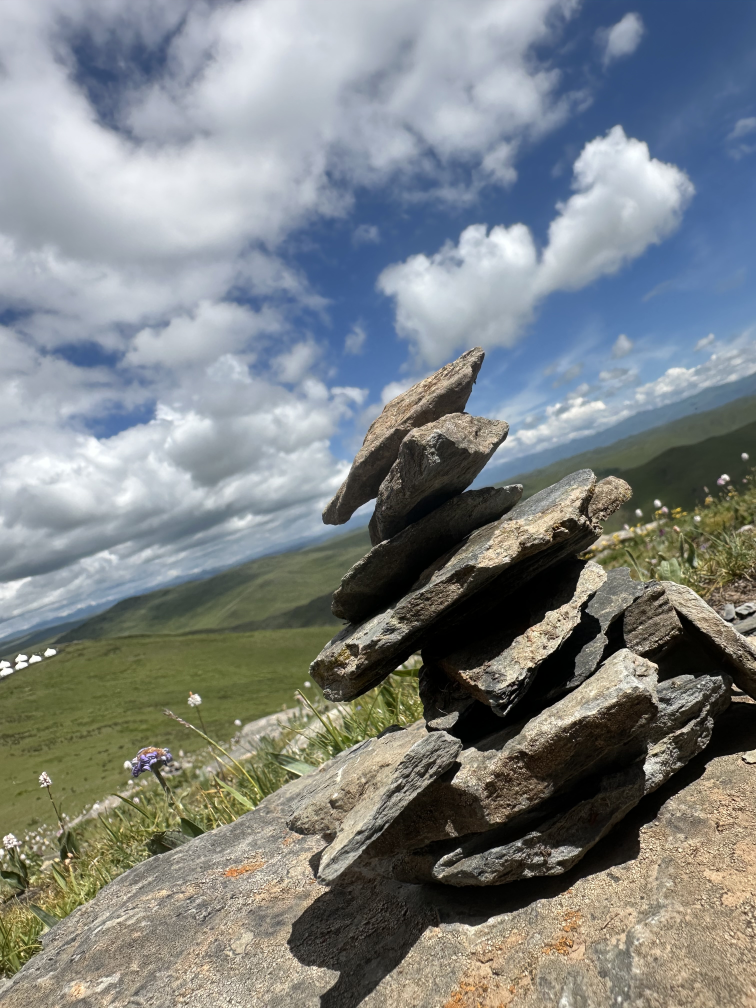
#> input picture test.jpg, 3024 x 4032 px (shown at 1/4 size)
$ python lab1_resize_ops.py
#> lines starting #> are read from the running program, lines starting #| are printed output that depends on the picture
# -*- coding: utf-8 -*-
import cv2
import matplotlib.pyplot as plt

# 读取图片
image = cv2.imread('test.jpg')
#> image is the input picture: shape (4032, 3024, 3); mean B, G, R 131.4, 131.3, 126.5
if image is None:
    print("❌ 未找到图像，请检查路径。")
    exit()

# 转换为 RGB，方便 Matplotlib 显示
image_rgb = cv2.cvtColor(image, cv2.COLOR_BGR2RGB)

# 获取原始尺寸
h, w = image_rgb.shape[:2]
#> h = 4032; w = 3024
print(f"原图尺寸: {w} x {h}")
#| 原图尺寸: 3024 x 4032

# 缩小为原来的 0.5 倍
small = cv2.resize(image_rgb, None, fx=0.5, fy=0.5, interpolation=cv2.INTER_AREA)
h_small, w_small = small.shape[:2]
#> h_small = 2016; w_small = 1512
print(f"缩小后尺寸: {w_small} x {h_small}")
#| 缩小后尺寸: 1512 x 2016

# 放大为原来的 2 倍
large = cv2.resize(image_rgb, None, fx=2.0, fy=2.0, interpolation=cv2.INTER_CUBIC)
h_large, w_large = large.shape[:2]
#> h_large = 8064; w_large = 6048
print(f"放大后尺寸: {w_large} x {h_large}")
#| 放大后尺寸: 6048 x 8064

# 显示结果（保持比例）
plt.figure(figsize=(12, 6))
plt.subplot(1, 3, 1)
plt.title(f"Original\n{w}x{h}")
plt.imshow(image_rgb)
plt.axis('off')

plt.subplot(1, 3, 2)
plt.title(f"Smaller (0.5x)\n{w_small}x{h_small}")
plt.imshow(small)
plt.axis('off')

plt.subplot(1, 3, 3)
plt.title(f"Larger (2x)\n{w_large}x{h_large}")
plt.imshow(large)
plt.axis('off')

plt.tight_layout()
plt.show()
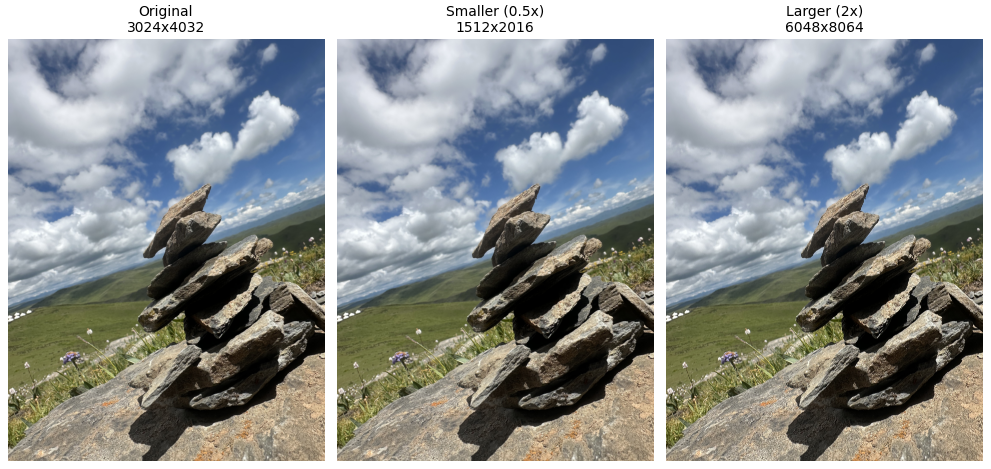
#> figure drawn by matplotlib, 3 panels

# 保存结果
cv2.imwrite('output_small.jpg', cv2.cvtColor(small, cv2.COLOR_RGB2BGR))
cv2.imwrite('output_large.jpg', cv2.cvtColor(large, cv2.COLOR_RGB2BGR))
print("✅ 缩放结果已保存为 output_small.jpg 与 output_large.jpg")
